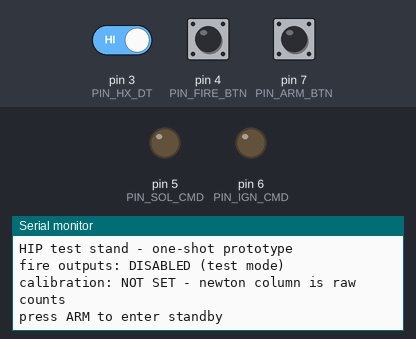
Recording of a sketch running on a simulated Teensy 4. Parts: output pins drawn as LEDs (lit = HIGH), the last lines printed to the serial monitor. The inputs (shaded band) are chosen by the test bench; at power-on: pin 4 (PIN_FIRE_BTN) HIGH, pin 7 (PIN_ARM_BTN) HIGH, pin 3 (PIN_HX_DT) HIGH. Storage starts empty; pins used as bus, display or sensor lines are not drawn.

Above: at 1.2 s.
1.3 s: pin 4 (PIN_FIRE_BTN) pulled LOW for 0.15 s
At 2.5 s:
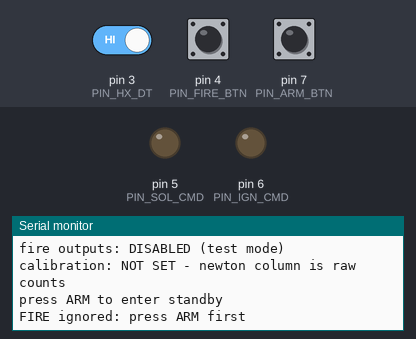
2.9 s: pin 7 (PIN_ARM_BTN) pulled LOW for 0.15 s
At 3.5 s:
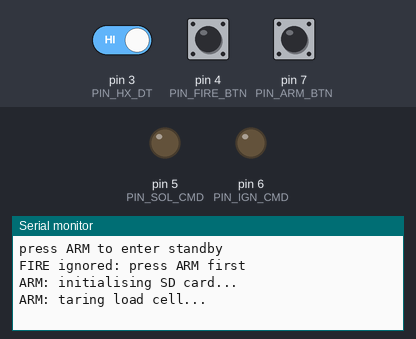
4.5 s: pin 3 (PIN_HX_DT) driven LOW
At 4.81 s:
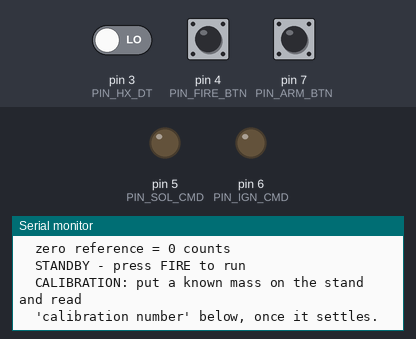
6.0 s: pin 4 (PIN_FIRE_BTN) pulled LOW for 1 s
At 7.3 s:
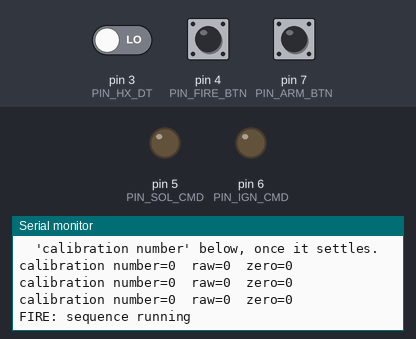
8.5 s: pin 7 (PIN_ARM_BTN) pulled LOW for 1 s
At 9.4 s:
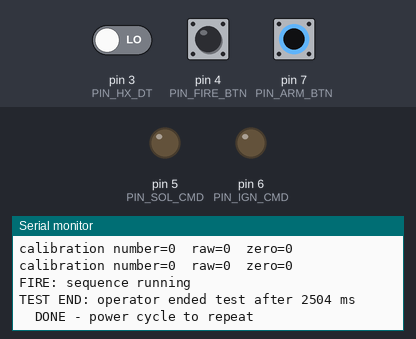

Measured:
- after the input at 1.3 s, the serial monitor: prints a new line at once (image 1)
- after the input at 2.9 s, the serial monitor: prints a new line at once (image 2)
- after the input at 4.5 s, the serial monitor: prints a new line at once (image 3)
- after the input at 6.0 s, the serial monitor: prints a new line at once (image 4)
- after the input at 8.5 s, the serial monitor: prints a new line at once (image 5)

The sketch:

HIP_TestStand.ino
```cpp
// =====================================================================
//  HIP Test Stand Firmware
//  Board: Teensy 4.1
//
//  ARM  -> standby : init SD, tare the load cell (zero reference)
//  FIRE -> run     : solenoid on, then igniter, log everything to SD
//  ARM  -> end     : shut the outputs off and close the log
//
//  This firmware is written for exactly one test.
// =====================================================================

#include <SD.h>

#include "config.h"

// =====================================================================
//  BUTTONS
// =====================================================================
struct Button {
  uint8_t  pin;
  bool     rawLast;   // raw pin state, true = pressed (LOW)
  bool     stable;    // debounced state
  uint32_t tChange;
  bool     pressed;   // one-shot edge flag, cleared by the caller
};

Button armButton  = { PIN_ARM_BTN,  false, false, 0, false };
Button fireButton = { PIN_FIRE_BTN, false, false, 0, false };

// ------------------------------------------------------------- STATES
enum class State : uint8_t { Idle, Standby, Run, Done };

static const char *stateName(State s) {
  switch (s) {
    case State::Idle:    return "IDLE";
    case State::Standby: return "STANDBY";
    case State::Run:     return "RUN";
    case State::Done:    return "DONE";
  }
  return "?";
}

static void pollButton(Button &b) {
  bool raw = (digitalRead(b.pin) == LOW);   // INPUT_PULLUP, active LOW
  if (raw != b.rawLast) {
    b.rawLast = raw;
    b.tChange = millis();
  }
  if ((millis() - b.tChange) >= kDebounceMs && b.stable != raw) {
    b.stable = raw;
    if (b.stable) b.pressed = true;
  }
}

// =====================================================================
//  STATE
// =====================================================================
State    state       = State::Idle;
File     logFile;
int32_t  tareOffset  = 0;
int32_t  lastRaw     = 0;
float    lastNewton  = 0.0f;


// TIMERS
uint32_t runStartMs  = 0;
uint32_t lastLogMs   = 0;
uint32_t lastFlushMs = 0;
uint32_t lastPrintMs  = 0;

bool     solOn       = false;
bool     ignOn       = false;
bool     ignFired    = false;
uint32_t ignOnAtMs   = 0;

// =====================================================================
//  OUTPUTS
// =====================================================================
static void applyOutputs() {
  digitalWrite(PIN_SOL_CMD, (kFireEnabled && solOn) ? HIGH : LOW);
  digitalWrite(PIN_IGN_CMD, (kFireEnabled && ignOn) ? HIGH : LOW);
}

static void outputsOff() {
  solOn = false;
  ignOn = false;
  applyOutputs();
}

// =====================================================================
//  LOAD CELL - HX711, channel A, gain 128
//  24-bit two's complement, 25 clock pulses per reading.
// =====================================================================
static void lcBegin() {
  pinMode(PIN_HX_SCK, OUTPUT);
  digitalWrite(PIN_HX_SCK, LOW);
  pinMode(PIN_HX_DT, INPUT);
}

static inline bool lcReady() {
  return digitalRead(PIN_HX_DT) == LOW;   // LOW = conversion ready
}

// Returns the raw 24-bit value, or INT32_MIN if the sensor never answers.
static int32_t lcReadRaw() {
  uint32_t t0 = micros();
  while (!lcReady()) {
    if ((micros() - t0) > 150000UL) return INT32_MIN;
    yield();
  }

  uint32_t v = 0;
  noInterrupts();
  for (uint8_t i = 0; i < 24; i++) {
    digitalWriteFast(PIN_HX_SCK, HIGH);
    delayMicroseconds(1);
    v = (v << 1) | (digitalReadFast(PIN_HX_DT) ? 1UL : 0UL);
    digitalWriteFast(PIN_HX_SCK, LOW);
    delayMicroseconds(1);
  }
  digitalWriteFast(PIN_HX_SCK, HIGH);   // 25th pulse: channel A, gain 128
  delayMicroseconds(1);
  digitalWriteFast(PIN_HX_SCK, LOW);
  delayMicroseconds(1);
  interrupts();

  if (v & 0x800000UL) v |= 0xFF000000UL;   // sign extend bit 23
  return (int32_t)v;
}

// Reads a sample only when one is ready; otherwise returns immediately.
static void pollLoadCell() {
  if (!lcReady()) return;
  int32_t raw = lcReadRaw();
  if (raw == INT32_MIN) return;
  lastRaw    = raw;
  lastNewton = (float)(raw - tareOffset) / kCountsPerNewton;
}

// Averages kTareSamples readings and stores them as the zero reference.
static bool tareLoadCell() {
  int32_t sum = 0;
  uint8_t got = 0;
  uint32_t t0 = millis();

  while (got < kTareSamples && (millis() - t0) < kTareTimeoutMs) {
    if (lcReady()) {
      int32_t r = lcReadRaw();
      if (r != INT32_MIN) {
        sum += r;
        got++;
      }
    }
    yield();
  }

  if (got < kTareSamples) return false;
  tareOffset = sum / (int32_t)got;
  return true;
}

// =====================================================================
//  SD LOGGING - one file for the whole test
// =====================================================================
static bool openTestLog() {
  if (!SD.begin(PIN_SD_CS)) return false;
  SD.remove("TEST.CSV");
  logFile = SD.open("TEST.CSV", FILE_WRITE);
  if (!logFile) return false;

  logFile.println("# HIP test stand - single test");
  logFile.printf("# countsPerNewton=%.4f  fireEnabled=%d\n",
                 (double)kCountsPerNewton, (int)kFireEnabled);
  logFile.println(F("boot_ms,run_ms,state,raw,newton,sol,ign"));
  logFile.flush();
  lastFlushMs = millis();
  return true;
}

static void logEvent(const char *text) {
  if (!logFile) return;
  uint32_t runMs = (state == State::Run) ? (millis() - runStartMs) : 0;
  logFile.printf("# %lu %lu %s\n", (unsigned long)millis(),
                 (unsigned long)runMs, text);
}

static void logSample() {
  if (!logFile) return;
  uint32_t runMs = (state == State::Run) ? (millis() - runStartMs) : 0;

  logFile.print(millis());
  logFile.print(',');
  logFile.print(runMs);
  logFile.print(',');
  logFile.print(stateName(state));
  logFile.print(',');
  logFile.print(lastRaw);
  logFile.print(',');
  logFile.print(lastNewton, 3);
  logFile.print(',');
  logFile.print(solOn ? 1 : 0);
  logFile.print(',');
  logFile.println(ignOn ? 1 : 0);
}

static void flushIfDue() {
  if (!logFile) return;
  if ((millis() - lastFlushMs) >= kFlushMs) {
    logFile.flush();
    lastFlushMs = millis();
  }
}

// =====================================================================
//  TEST SEQUENCE
// =====================================================================

// ARM pressed while idle: bring the stand up and take the zero reference.
static void enterStandby() {
  Serial.println(F("ARM: initialising SD card..."));

  if (!openTestLog()) {
    Serial.println(F("  SD card failed - staying in IDLE"));
    return;
  }

  Serial.println(F("ARM: taring load cell..."));
  if (!tareLoadCell()) {
    Serial.println(F("  load cell did not respond - staying in IDLE"));
    logFile.close();
    return;
  }

  state     = State::Standby;
  lastLogMs = millis();
  lastPrintMs = millis();
  logEvent("STANDBY: load cell zeroed");
  Serial.printf("  zero reference = %ld counts\n", (long)tareOffset);
  Serial.println(F("  STANDBY - press FIRE to run"));

  if (kCalibrationOutput) {
    Serial.println(F("  CALIBRATION: put a known mass on the stand and read"));
    Serial.println(F("  'calibration number' below, once it settles."));
  }
}

// FIRE pressed while in standby: start the run.
static void startRun() {
  state       = State::Run;
  runStartMs  = millis();
  solOn       = false;
  ignOn       = false;
  ignFired    = false;
  lastLogMs   = millis();

  logEvent("RUN START");
  Serial.println(F("FIRE: sequence running"));
}

// ARM pressed during a run, or the hard time limit reached.
static void endTest(const char *reason) {
  outputsOff();

  logEvent(reason);
  logSample();
  logFile.flush();
  logFile.close();

  uint32_t total = millis() - runStartMs;
  state = State::Done;

  Serial.printf("TEST END: %s after %lu ms\n", reason,
                (unsigned long)total);
  Serial.println(F("  DONE - power cycle to repeat"));
}

// Non-blocking timing for the fire sequence.
static void serviceRun() {
  if (state != State::Run) return;

  const uint32_t t = millis() - runStartMs;

  if (!solOn && t >= kSolenoidOnMs) {
    solOn = true;
    applyOutputs();
    logEvent("solenoid ON");
  }

  if (!ignFired && t >= kIgniterOnMs) {
    ignFired  = true;
    ignOn     = true;
    ignOnAtMs = millis();
    applyOutputs();
    logEvent("igniter ON");
  }

  if (ignOn && (millis() - ignOnAtMs) >= kIgniterHoldMs) {
    ignOn = false;
    applyOutputs();
    logEvent("igniter OFF");
  }

  if (t >= kMaxRunMs) {
    endTest("max run time reached");
  }
}

// =====================================================================
//  SETUP / LOOP
// =====================================================================
void setup() {
  // Latch the outputs low before switching them to outputs so there is no
  // pulse on boot. Hardware pull-downs remain mandatory.
  digitalWrite(PIN_SOL_CMD, LOW);
  digitalWrite(PIN_IGN_CMD, LOW);
  pinMode(PIN_SOL_CMD, OUTPUT);
  pinMode(PIN_IGN_CMD, OUTPUT);

  pinMode(PIN_ARM_BTN, INPUT_PULLUP);
  pinMode(PIN_FIRE_BTN, INPUT_PULLUP);

  lcBegin();

  Serial.begin(115200);
  Serial.println(F("\nHIP test stand - one-shot prototype"));
  Serial.printf("fire outputs: %s\n",
                kFireEnabled ? "ENABLED" : "DISABLED (test mode)");

  if (kCalMassKg > 0.0f && kCalCounts != 0) {
    Serial.printf("calibration: %.2f counts/N  (mass %.3f kg, %ld counts)\n",
                  (double)kCountsPerNewton, (double)kCalMassKg,
                  (long)kCalCounts);
  } else {
    Serial.println(F("calibration: NOT SET - newton column is raw counts"));
  }

  Serial.println(F("press ARM to enter standby"));
}

void loop() {
  pollButton(armButton);
  pollButton(fireButton);

  if (armButton.pressed) {
    armButton.pressed = false;
    if (state == State::Idle) {
      enterStandby();
    } else if (state == State::Run) {
      endTest("operator ended test");
    }
  }

  if (fireButton.pressed) {
    fireButton.pressed = false;
    if (state == State::Standby) {
      startRun();
    } else if (state == State::Idle) {
      Serial.println(F("FIRE ignored: press ARM first"));
    }
  }

  pollLoadCell();

  if ((state == State::Standby || state == State::Run) &&
      (millis() - lastLogMs) >= kLogPeriodMs) {
    lastLogMs = millis();
    logSample();
    flushIfDue();
  }

  // Calibration readout: one line every kCalibrationPeriodMs, STANDBY only.
  // 'calibration number' is raw minus zero, i.e. counts above the tare point.
  if (kCalibrationOutput && state == State::Standby &&
      (millis() - lastPrintMs) >= kCalibrationPeriodMs) {
    lastPrintMs = millis();
    Serial.printf("calibration number=%ld  raw=%ld  zero=%ld\n",
                  (long)(lastRaw - tareOffset),
                  (long)lastRaw,
                  (long)tareOffset);
  }

  serviceRun();
  applyOutputs();   // keep the pins tied to the logical state
}
```

config.h
```cpp
// =====================================================================
//  HIP Test Stand - configuration
//  Teensy 4.1
// =====================================================================
#pragma once

#include <Arduino.h>
#include <SD.h>

// ---------------------------------------------------------------- PIN MAP
// Teensy 4.1 pins are 3.3 V only; the load cell module runs from 3V3.
constexpr uint8_t PIN_HX_SCK   = 2;   // HX711 SCK   (HX_SCK)
constexpr uint8_t PIN_HX_DT    = 3;   // HX711 DOUT  (HX_DT)
constexpr uint8_t PIN_FIRE_BTN = 4;   // to GND, INPUT_PULLUP, active LOW
constexpr uint8_t PIN_SOL_CMD  = 5;   // solenoid MOSFET gate  (SOL_CMD)
constexpr uint8_t PIN_IGN_CMD  = 6;   // igniter MOSFET gate   (IGN_CMD)
constexpr uint8_t PIN_ARM_BTN  = 7;   // to GND, INPUT_PULLUP, active LOW

constexpr int PIN_SD_CS = BUILTIN_SDCARD;

// ------------------------------------------------------------------ Dry Run
// kFireEnabled = false boots the board in bench mode: the whole sequence
// and the SD logging runs and Load cell is read, but SOL_CMD / IGN_CMD are
// never driven high. Set it to true for the one live test.
constexpr bool kFireEnabled = false;

// ------------------------------------------------------------------ TIMING
constexpr uint32_t kDebounceMs    = 30;    // button debounce
constexpr uint32_t kSolenoidOnMs  = 300;   // fire press -> SOL_CMD high
constexpr uint32_t kIgniterOnMs   = 450;   // fire press -> IGN_CMD high
constexpr uint32_t kIgniterHoldMs = 1200;  // IGN_CMD high duration
constexpr uint32_t kMaxRunMs      = 10000;  // hard stop for the whole run

constexpr uint32_t kLogPeriodMs = 20;      // 50 Hz log rate
constexpr uint32_t kFlushMs     = 250;     // SD flush cadence

// --------------------------------------------------------- LOAD CELL
// HX711, channel A, gain 128.
constexpr uint8_t  kTareSamples     = 12;
constexpr uint32_t kTareTimeoutMs   = 5000;

// --------------------------------------------------------- CALIBRATION
// Bench procedure: press ARM, put a known mass on the stand, wait for the
// 'calibration number' to settle on the serial monitor, then enter both
// numbers below and re-flash.
//
//   kCalMassKg : the mass you used, in KILOGRAMS   (2.5 kg -> 2.5f)
//   kCalCounts : the 'calibration number' from the serial monitor
//
// Leave both at 0 to stay uncalibrated: the sketch still runs normally and
// the 'newton' column simply tracks raw counts above the tare point.
constexpr float   kCalMassKg = 0.0f;   // <-- ENTER MASS IN KG
constexpr int32_t kCalCounts = 0;      // <-- ENTER CALIBRATION NUMBER

// Derived from the two numbers above. Do not edit.
constexpr float kCountsPerNewton =
    (kCalMassKg > 0.0f && kCalCounts != 0)
        ? (kCalCounts / (kCalMassKg * 9.80665f))
        : 1.0f;

// While in STANDBY, print one line every 500 ms:
//     calibration number=<raw minus zero>  raw=<n>  zero=<n>
// Set to false for the live test so the monitor stays quiet.
constexpr bool     kCalibrationOutput   = true;
constexpr uint32_t kCalibrationPeriodMs = 500;
```
